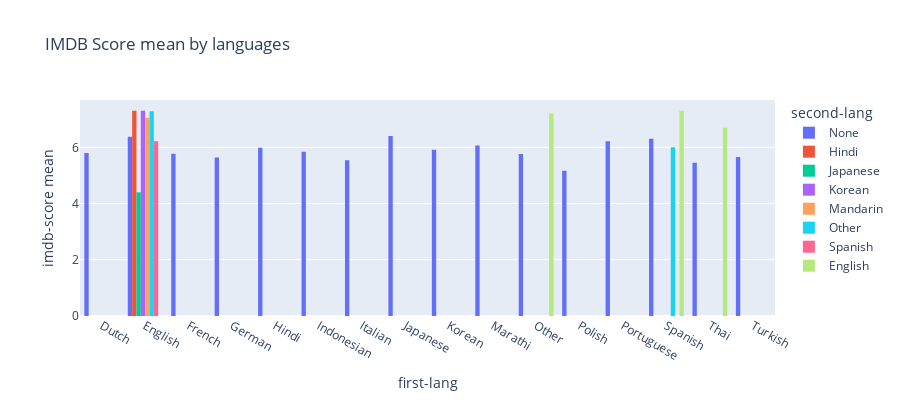

The notebook cell this image was saved under:
### Code cell
fig = px.histogram(
    netflix_og_disp.groupby(by=['first-lang', 'second-lang'], as_index=False)['imdb-score'].mean(),
    y='imdb-score', x='first-lang',
    color='second-lang',
    title='IMDB Score mean by languages',
    height=400,
    barmode='group')
fig.update_layout(yaxis_title='imdb-score mean')
fig.show()

### Figure 1 — Plotly figure (JSON) as saved in the notebook; plotly's stock layout.template omitted (floating-point values rounded to 4 significant figures)
{"data": [{"alignmentgroup": "True", "bingroup": "x", "histfunc": "sum", "hovertemplate": "second-lang=None<br>first-lang=%{x}<br>sum of imdb-score=%{y}<extra></extra>", "legendgroup": "None", "marker": {"color": "#636efa", "pattern": {"shape": ""}}, "name": "None", "offsetgroup": "None", "orientation": "v", "showlegend": true, "type": "histogram", "x": ["Dutch", "English", "French", "German", "Hindi", "Indonesian", "Italian", "Japanese", "Korean", "Marathi", "Other", "Polish", "Portuguese", "Spanish", "Thai", "Turkish"], "xaxis": "x", "y": [5.8, 6.38, 5.77, 5.64, 5.982, 5.844, 5.543, 6.4, 5.917, 6.067, 5.763, 5.167, 6.217, 6.303, 5.45, 5.66], "yaxis": "y"}, {"alignmentgroup": "True", "bingroup": "x", "histfunc": "sum", "hovertemplate": "second-lang=Hindi<br>first-lang=%{x}<br>sum of imdb-score=%{y}<extra></extra>", "legendgroup": "Hindi", "marker": {"color": "#EF553B", "pattern": {"shape": ""}}, "name": "Hindi", "offsetgroup": "Hindi", "orientation": "v", "showlegend": true, "type": "histogram", "x": ["English"], "xaxis": "x", "y": [7.3], "yaxis": "y"}, {"alignmentgroup": "True", "bingroup": "x", "histfunc": "sum", "hovertemplate": "second-lang=Japanese<br>first-lang=%{x}<br>sum of imdb-score=%{y}<extra></extra>", "legendgroup": "Japanese", "marker": {"color": "#00cc96", "pattern": {"shape": ""}}, "name": "Japanese", "offsetgroup": "Japanese", "orientation": "v", "showlegend": true, "type": "histogram", "x": ["English"], "xaxis": "x", "y": [4.4], "yaxis": "y"}, {"alignmentgroup": "True", "bingroup": "x", "histfunc": "sum", "hovertemplate": "second-lang=Korean<br>first-lang=%{x}<br>sum of imdb-score=%{y}<extra></extra>", "legendgroup": "Korean", "marker": {"color": "#ab63fa", "pattern": {"shape": ""}}, "name": "Korean", "offsetgroup": "Korean", "orientation": "v", "showlegend": true, "type": "histogram", "x": ["English"], "xaxis": "x", "y": [7.3], "yaxis": "y"}, {"alignmentgroup": "True", "bingroup": "x", "histfunc": "sum", "hovertemplate": "second-lang=Mandarin<br>first-lang=%{x}<br>sum of imdb-score=%{y}<extra></extra>", "legendgroup": "Mandarin", "marker": {"color": "#FFA15A", "pattern": {"shape": ""}}, "name": "Mandarin", "offsetgroup": "Mandarin", "orientation": "v", "showlegend": true, "type": "histogram", "x": ["English"], "xaxis": "x", "y": [7.05], "yaxis": "y"}, {"alignmentgroup": "True", "bingroup": "x", "histfunc": "sum", "hovertemplate": "second-lang=Other<br>first-lang=%{x}<br>sum of imdb-score=%{y}<extra></extra>", "legendgroup": "Other", "marker": {"color": "#19d3f3", "pattern": {"shape": ""}}, "name": "Other", "offsetgroup": "Other", "orientation": "v", "showlegend": true, "type": "histogram", "x": ["English", "Spanish"], "xaxis": "x", "y": [7.283, 6], "yaxis": "y"}, {"alignmentgroup": "True", "bingroup": "x", "histfunc": "sum", "hovertemplate": "second-lang=Spanish<br>first-lang=%{x}<br>sum of imdb-score=%{y}<extra></extra>", "legendgroup": "Spanish", "marker": {"color": "#FF6692", "pattern": {"shape": ""}}, "name": "Spanish", "offsetgroup": "Spanish", "orientation": "v", "showlegend": true, "type": "histogram", "x": ["English"], "xaxis": "x", "y": [6.22], "yaxis": "y"}, {"alignmentgroup": "True", "bingroup": "x", "histfunc": "sum", "hovertemplate": "second-lang=English<br>first-lang=%{x}<br>sum of imdb-score=%{y}<extra></extra>", "legendgroup": "English", "marker": {"color": "#B6E880", "pattern": {"shape": ""}}, "name": "English", "offsetgroup": "English", "orientation": "v", "showlegend": true, "type": "histogram", "x": ["Other", "Spanish", "Thai"], "xaxis": "x", "y": [7.2, 7.3, 6.7], "yaxis": "y"}], "layout": {"barmode": "group", "height": 400, "legend": {"title": {"text": "second-lang"}, "tracegroupgap": 0}, "title": {"text": "IMDB Score mean by languages"}, "xaxis": {"anchor": "y", "domain": [0, 1], "title": {"text": "first-lang"}}, "yaxis": {"anchor": "x", "domain": [0, 1], "title": {"text": "imdb-score mean"}}}}
